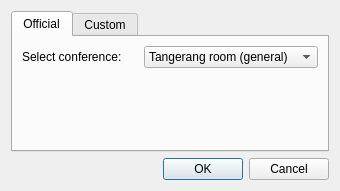
<?xml version="1.0" encoding="UTF-8"?>
<ui version="4.0">
 <class>JoinRoomWindow</class>
 <widget class="QDialog" name="JoinRoomWindow">
  <property name="geometry">
   <rect>
    <x>0</x>
    <y>0</y>
    <width>340</width>
    <height>191</height>
   </rect>
  </property>
  <property name="windowTitle">
   <string>Dialog</string>
  </property>
  <layout class="QVBoxLayout" name="verticalLayout">
   <item>
    <widget class="QTabWidget" name="tabWidget">
     <property name="currentIndex">
      <number>0</number>
     </property>
     <widget class="QWidget" name="tab">
      <attribute name="title">
       <string>Official</string>
      </attribute>
      <layout class="QVBoxLayout" name="verticalLayout_3">
       <item>
        <layout class="QGridLayout" name="gridLayout_2">
         <item row="0" column="0">
          <widget class="QLabel" name="label_4">
           <property name="text">
            <string>Select conference:</string>
           </property>
          </widget>
         </item>
         <item row="0" column="1">
          <widget class="QComboBox" name="comboBox">
           <item>
            <property name="text">
             <string>Tangerang room (general)</string>
            </property>
           </item>
           <item>
            <property name="text">
             <string>Manado room</string>
            </property>
           </item>
           <item>
            <property name="text">
             <string>Mawar room</string>
            </property>
           </item>
           <item>
            <property name="text">
             <string>Jawa room</string>
            </property>
           </item>
           <item>
            <property name="text">
             <string>Bot zone</string>
            </property>
           </item>
           <item>
            <property name="text">
             <string>Support</string>
            </property>
           </item>
           <item>
            <property name="text">
             <string>Adventure (Syria &amp; Iran)</string>
            </property>
           </item>
          </widget>
         </item>
        </layout>
       </item>
       <item>
        <spacer name="verticalSpacer_2">
         <property name="orientation">
          <enum>Qt::Vertical</enum>
         </property>
         <property name="sizeHint" stdset="0">
          <size>
           <width>20</width>
           <height>40</height>
          </size>
         </property>
        </spacer>
       </item>
      </layout>
     </widget>
     <widget class="QWidget" name="tab_3">
      <attribute name="title">
       <string>Custom</string>
      </attribute>
      <layout class="QVBoxLayout" name="verticalLayout_2">
       <item>
        <layout class="QGridLayout" name="gridLayout">
         <item row="0" column="0">
          <widget class="QLabel" name="label">
           <property name="text">
            <string>Room link</string>
           </property>
          </widget>
         </item>
         <item row="0" column="1">
          <widget class="QLineEdit" name="room_link"/>
         </item>
         <item row="1" column="0" colspan="2">
          <widget class="Line" name="line">
           <property name="orientation">
            <enum>Qt::Horizontal</enum>
           </property>
          </widget>
         </item>
         <item row="2" column="1">
          <widget class="QLineEdit" name="conference_server"/>
         </item>
         <item row="2" column="0">
          <widget class="QLabel" name="label_2">
           <property name="text">
            <string>Conference server:</string>
           </property>
          </widget>
         </item>
         <item row="3" column="0">
          <widget class="QLabel" name="label_3">
           <property name="text">
            <string>Conference name:</string>
           </property>
          </widget>
         </item>
         <item row="3" column="1">
          <widget class="QLineEdit" name="conference_name"/>
         </item>
        </layout>
       </item>
       <item>
        <spacer name="verticalSpacer">
         <property name="orientation">
          <enum>Qt::Vertical</enum>
         </property>
         <property name="sizeHint" stdset="0">
          <size>
           <width>20</width>
           <height>0</height>
          </size>
         </property>
        </spacer>
       </item>
      </layout>
     </widget>
    </widget>
   </item>
   <item>
    <widget class="QDialogButtonBox" name="buttonBox">
     <property name="orientation">
      <enum>Qt::Horizontal</enum>
     </property>
     <property name="standardButtons">
      <set>QDialogButtonBox::Cancel|QDialogButtonBox::Ok</set>
     </property>
    </widget>
   </item>
  </layout>
 </widget>
 <resources/>
 <connections>
  <connection>
   <sender>buttonBox</sender>
   <signal>accepted()</signal>
   <receiver>JoinRoomWindow</receiver>
   <slot>accept()</slot>
   <hints>
    <hint type="sourcelabel">
     <x>248</x>
     <y>254</y>
    </hint>
    <hint type="destinationlabel">
     <x>157</x>
     <y>274</y>
    </hint>
   </hints>
  </connection>
  <connection>
   <sender>buttonBox</sender>
   <signal>rejected()</signal>
   <receiver>JoinRoomWindow</receiver>
   <slot>reject()</slot>
   <hints>
    <hint type="sourcelabel">
     <x>316</x>
     <y>260</y>
    </hint>
    <hint type="destinationlabel">
     <x>286</x>
     <y>274</y>
    </hint>
   </hints>
  </connection>
 </connections>
</ui>
